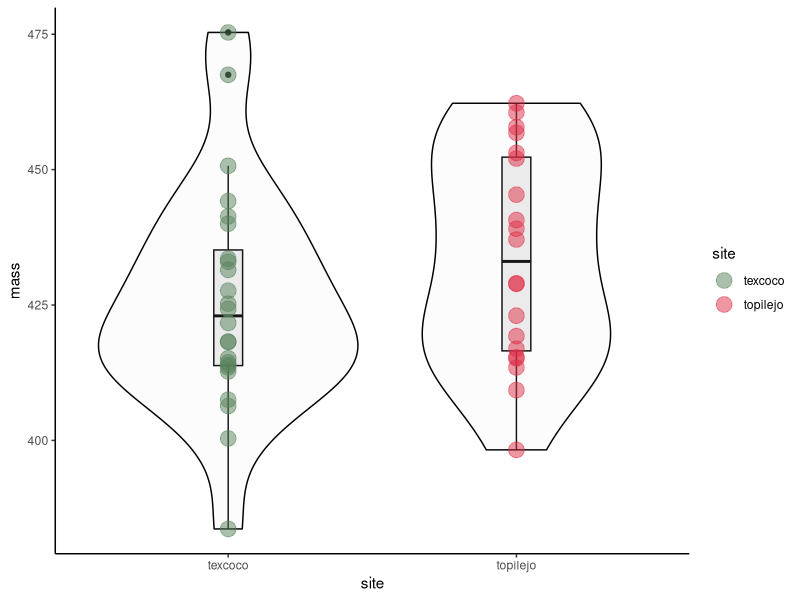
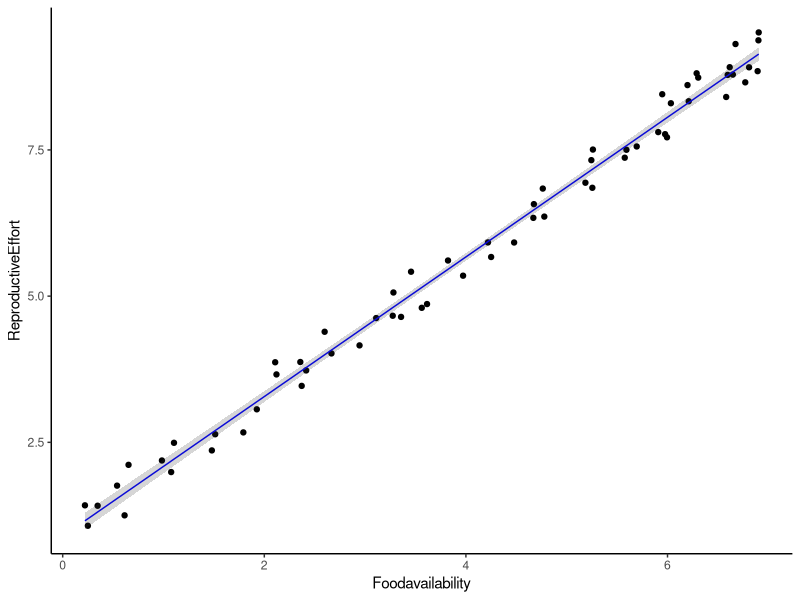

Recreate these plots in R, in order.
## ---- chunk 1
mousedata<-read.csv("mousedata.csv")
mousedata<-mousedata$x
mousedata

## ---- chunk 2

t.test(mousedata,mu=20.2)

## ---- chunk 3
mdata<-as.data.frame(mousedata)
#mdata
model1<-lm(mousedata~1,data=mdata)

summary(model1)

## ---- chunk 4
model1<-lm(mousedata~1)
summary(model1)
## ---- chunk 5
model1alternative<-lm(mousedata-20.2~1)
summary(model1alternative)
## ---- chunk 6
teporingos<-read.csv("teporingos2pops.csv")
## ---- chunk 7
library(ggplot2)
## ---- chunk 8
ggplot(data = teporingos, aes(x = site, y = mass)) + 
  geom_boxplot(fill=gray(0.7,0.25),color="black",width=0.1) +
  geom_violin(fill=gray(0.9,0.1),color="black")+
 theme_bw() + theme(panel.border = element_blank(), panel.grid.major = element_blank(),
                     panel.grid.minor = element_blank(), axis.line = element_line(colour = "black"))+
  geom_point(aes(color = site), size = 5, alpha = 0.5)+
  scale_color_manual(values=c("#57825a","#dd2e46"))
## ---- chunk 9
t.test(mass~site, var.equal=TRUE, data=teporingos)
## ---- chunk 10
model2<-lm(mass~site, data=teporingos)
summary(model2)
## ---- chunk 11
t.test(mass~site,var.equal=T, data=teporingos)
## ---- chunk 12
teporingosnew<-read.csv("teporingosnew.csv")
head(teporingosnew)
## ---- chunk 13
teporingosall<-rbind(teporingos,teporingosnew)
## ---- chunk 14
model3<-lm(mass~site,data=teporingosall) 
summary(model3)
## ---- chunk 15
anova(model3)
## ---- chunk 16

library(emmeans)
emm.s<-emmeans(model3, "site")
pairs(emm.s)
## ---- chunk 17
foodav<-read.csv("foodav.csv")
head(foodav)
## ---- chunk 18
modelfish<-lm(ReproductiveEffort~Foodavailability,data = foodav)
summary(modelfish)
## ---- chunk 19
0.89490 + 1.19387*1
## ---- chunk 20
predictedv<-predict.lm(modelfish,foodav,interval="co")
foodav<-cbind(foodav,predictedv)
## ---- chunk 21

ggplot(foodav, aes(x = Foodavailability, y = ReproductiveEffort,ymin=lwr,ymax=upr)) +
   geom_point() +
   geom_line(aes(y=fit),color="blue") +
   geom_ribbon(alpha=0.2)+
   theme_classic()

## ---- chunk 22
drugrat<-read.csv("drug_rat.csv")
## ---- chunk 23
modeld<-lm(FC~IC+Dose,data=drugrat)
summary(modeld)
